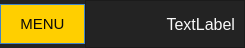
     <widget class="QFrame" name="Top_Bar">
      <property name="maximumSize">
       <size>
        <width>16777215</width>
        <height>40</height>
       </size>
      </property>
      <property name="styleSheet">
       <string notr="true">background-color: rgb(35, 35, 35);</string>
      </property>
      <property name="frameShape">
       <enum>QFrame::NoFrame</enum>
      </property>
      <property name="frameShadow">
       <enum>QFrame::Raised</enum>
      </property>
      <layout class="QHBoxLayout" name="horizontalLayout">
       <property name="spacing">
        <number>0</number>
       </property>
       <property name="leftMargin">
        <number>0</number>
       </property>
       <property name="topMargin">
        <number>0</number>
       </property>
       <property name="rightMargin">
        <number>0</number>
       </property>
       <property name="bottomMargin">
        <number>0</number>
       </property>
       <item>
        <widget class="QFrame" name="frame_toggle">
         <property name="minimumSize">
          <size>
           <width>85</width>
           <height>0</height>
          </size>
         </property>
         <property name="maximumSize">
          <size>
           <width>75</width>
           <height>40</height>
          </size>
         </property>
         <property name="styleSheet">
          <string notr="true">background-color: rgb(85, 170, 255);</string>
         </property>
         <property name="frameShape">
          <enum>QFrame::StyledPanel</enum>
         </property>
         <property name="frameShadow">
          <enum>QFrame::Raised</enum>
         </property>
         <layout class="QVBoxLayout" name="verticalLayout_2">
          <property name="spacing">
           <number>0</number>
          </property>
          <property name="leftMargin">
           <number>0</number>
          </property>
          <property name="topMargin">
           <number>0</number>
          </property>
          <property name="rightMargin">
           <number>0</number>
          </property>
          <property name="bottomMargin">
           <number>0</number>
          </property>
          <item>
           <widget class="QPushButton" name="BtMenu">
            <property name="sizePolicy">
             <sizepolicy hsizetype="Expanding" vsizetype="Expanding">
              <horstretch>0</horstretch>
              <verstretch>0</verstretch>
             </sizepolicy>
            </property>
            <property name="font">
             <font>
              <pointsize>11</pointsize>
             </font>
            </property>
            <property name="styleSheet">
             <string notr="true">color: rgb(10, 10, 10);
background-color: rgb(255, 207, 0);
border: none;</string>
            </property>
            <property name="text">
             <string>MENU</string>
            </property>
           </widget>
          </item>
         </layout>
        </widget>
       </item>
       <item>
        <widget class="QFrame" name="frame_top">
         <property name="frameShape">
          <enum>QFrame::StyledPanel</enum>
         </property>
         <property name="frameShadow">
          <enum>QFrame::Raised</enum>
         </property>
         <layout class="QHBoxLayout" name="horizontalLayout_13">
          <item>
           <spacer name="horizontalSpacer_7">
            <property name="orientation">
             <enum>Qt::Horizontal</enum>
            </property>
            <property name="sizeHint" stdset="0">
             <size>
              <width>40</width>
              <height>20</height>
             </size>
            </property>
           </spacer>
          </item>
          <item>
           <widget class="QLabel" name="nome_tela">
            <property name="minimumSize">
             <size>
              <width>100</width>
              <height>28</height>
             </size>
            </property>
            <property name="font">
             <font>
              <pointsize>12</pointsize>
             </font>
            </property>
            <property name="styleSheet">
             <string notr="true">color: rgb(249, 249, 249);</string>
            </property>
            <property name="text">
             <string>TextLabel</string>
            </property>
            <property name="alignment">
             <set>Qt::AlignRight|Qt::AlignTrailing|Qt::AlignVCenter</set>
            </property>
           </widget>
          </item>
         </layout>
        </widget>
       </item>
      </layout>
     </widget>
